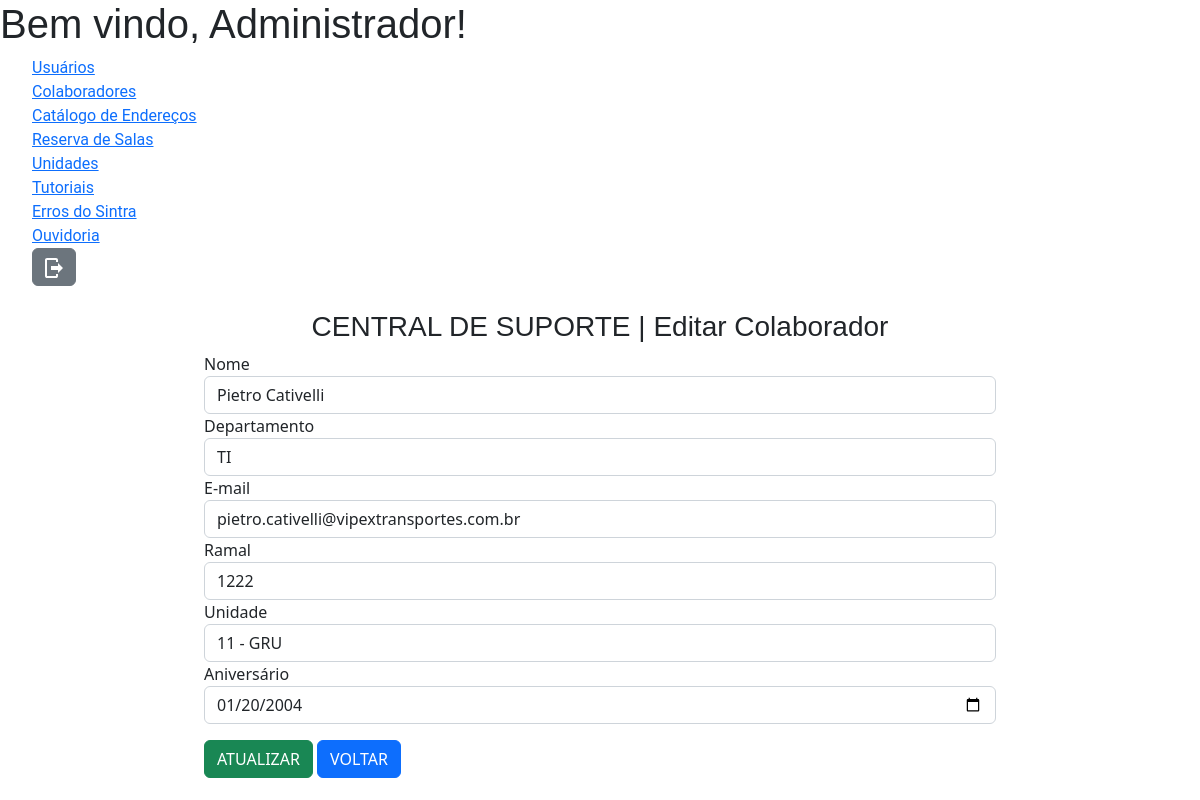
The app's page /admin/pages/colab-edit.php?id=7 (signed in) with its own data.
### tables this page shows
CREATE TABLE `usuarios` (
  `id` int(11) NOT NULL,
  `username` varchar(255) NOT NULL,
  `login` varchar(255) NOT NULL,
  `email` varchar(255) NOT NULL,
  `password` varchar(32) NOT NULL,
  `profile` varchar(255) DEFAULT 'user'
);

CREATE TABLE `colaboradores` (
  `id` int(11) NOT NULL,
  `fullname` varchar(150) NOT NULL,
  `department` varchar(20) NOT NULL,
  `email` varchar(100) NOT NULL,
  `phone` int(15) NOT NULL,
  `company` varchar(10) NOT NULL,
  `birth` date NOT NULL
);

### admin/pages/colab-edit.php (the view, shortened to what this page needs)
<?php
    include_once '../php_action/db_connect.php';
    $id = $_SESSION['id_usuario'];
    $sql = "SELECT * FROM usuarios WHERE id = '$id'";
    $resultado = mysqli_query($connect, $sql);
    $dados = mysqli_fetch_array($resultado);
    include_once '../includes/header.php';
    if(isset($_GET['id'])){
        $id = mysqli_escape_string($connect, $_GET['id']);
        $sql = "SELECT * FROM colaboradores WHERE id = '$id'";
        $resultado = mysqli_query($connect, $sql);
        $dados = mysqli_fetch_array($resultado);
    }
?>
    <div class="row no-gutters mt-4">
        <div class="col-12 col-md-8 offset-md-2">
            <h3 class="text-center">CENTRAL DE SUPORTE | Editar Colaborador</h3>
            <form action="../php_action/update-colab.php" method="POST">
                <div class="form-group">
                    <label for="nome">Nome</label>
                    <input class="form-control" type="text" name="nome" id="nome" value="<?php echo $dados['fullname'] ?>">
                </div>
                <div class="form-group">
                    <label for="department">Departamento</label>
                    <select class="form-control" name="department" id="department">
                        <option <?php if($dados['department'] == "TI") {echo "selected";} ?> value="TI">TI</option>
                    </select>
                </div>
                <div class="form-group">
                    <label for="email">E-mail</label>
                    <input class="form-control" type="email" name="email" id="email" value="<?php echo $dados['email'] ?>">
                </div>
                <div class="form-group">
                    <label for="phone">Ramal</label>
                    <input class="form-control" type="phone" name="phone" id="phone" value="<?php echo $dados['phone'] ?>">
                </div>
                <div class="form-group">
                    <label for="company">Unidade</label>
                    <select class="form-control" name="company" id="company">
                        <option <?php if($dados['company'] == "11 - GRU") {echo "selected";} ?> value="11 - GRU">11 - GRU</option>
                    </select>
                </div>
                <div class="form-group">
                    <label for="birth">Aniversário</label>
                    <input class="form-control" type="date" name="birth" id="birth" value="<?php echo $dados['birth'] ?>">
                </div>
                <div class="form-group mt-3">
                    <button type="submit" name="btn-atualizar" class="btn btn-success">ATUALIZAR</button>
                    <a href="colab-list.php" class="btn btn-primary">VOLTAR</a>
                </div>
            </form>
            <br>
        </div>
    </div>
<?php
    include_once '../includes/footer.php';
?>

### admin/includes/header.php (shortened to what this page needs)
<!DOCTYPE html>
<html lang="pt-br">
<head>
    <link rel="stylesheet" href="../assets/css/style.css">
    <link href="https://cdn.jsdelivr.net/npm/bootstrap@5.2.2/dist/css/bootstrap.min.css" rel="stylesheet">
</head>
<body>
<h1>Bem vindo, <?php echo $dados['username']; ?>!</h1>
<nav class="admin-nav">
    <ul class="admin-nav-list">
        <li class="admin-nav-item"><a href="users-list.php">Usuários</a></li>
        <li class="admin-nav-item"><a href="colab-list.php">Colaboradores</a></li>
        <li class="admin-nav-item"><a href="catend-list.php">Catálogo de Endereços</a></li>
        <li class="admin-nav-item"><a href="#">Reserva de Salas</a></li>
        <li class="admin-nav-item"><a href="company-list.php">Unidades</a></li>
        <li class="admin-nav-item"><a href="tutorials-list.php">Tutoriais</a></li>
        <li class="admin-nav-item"><a href="errors-list.php">Erros do Sintra</a></li>
        <li class="admin-nav-item"><a href="ouvid-list.php">Ouvidoria</a></li>
        <li class="admin-nav-item">
            <a href="../logout.php">
                <button class="btn btn-secondary">
                    <img src="../assets/images/icon-logout.svg" alt="">
                </button>
            </a>
        </li>
    </ul>
</nav>

### assets/css/style.css (style rules this page uses)
h1, h2, h3, h4, h5, h6 { font-family: 'Ubuntu', sans-serif; }
p, li, span, a, th, td { font-family: 'Roboto', sans-serif; }
* { padding: 0; margin: 0; }
ul { list-style: none; }
input, select, textarea { background-color: #EBEEF3; border-radius: 16px; }

### records on screen
usuarios: username "Administrador"
colaboradores: nome "Pietro Cativelli", department "TI", email "pietro.cativelli@vipextransportes.com.br", phone "1222", company "11 - GRU", birth "01/20/2004"
